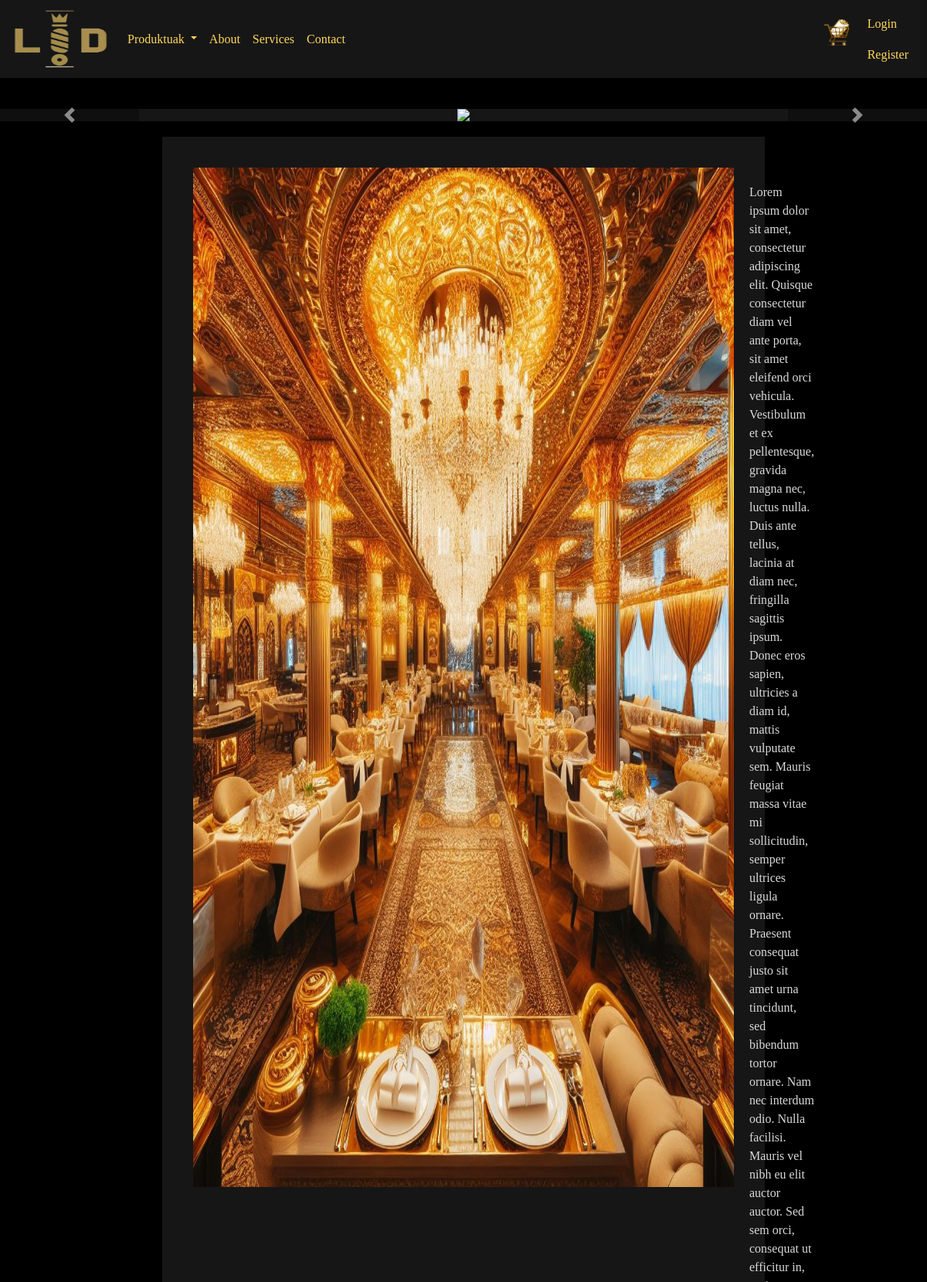
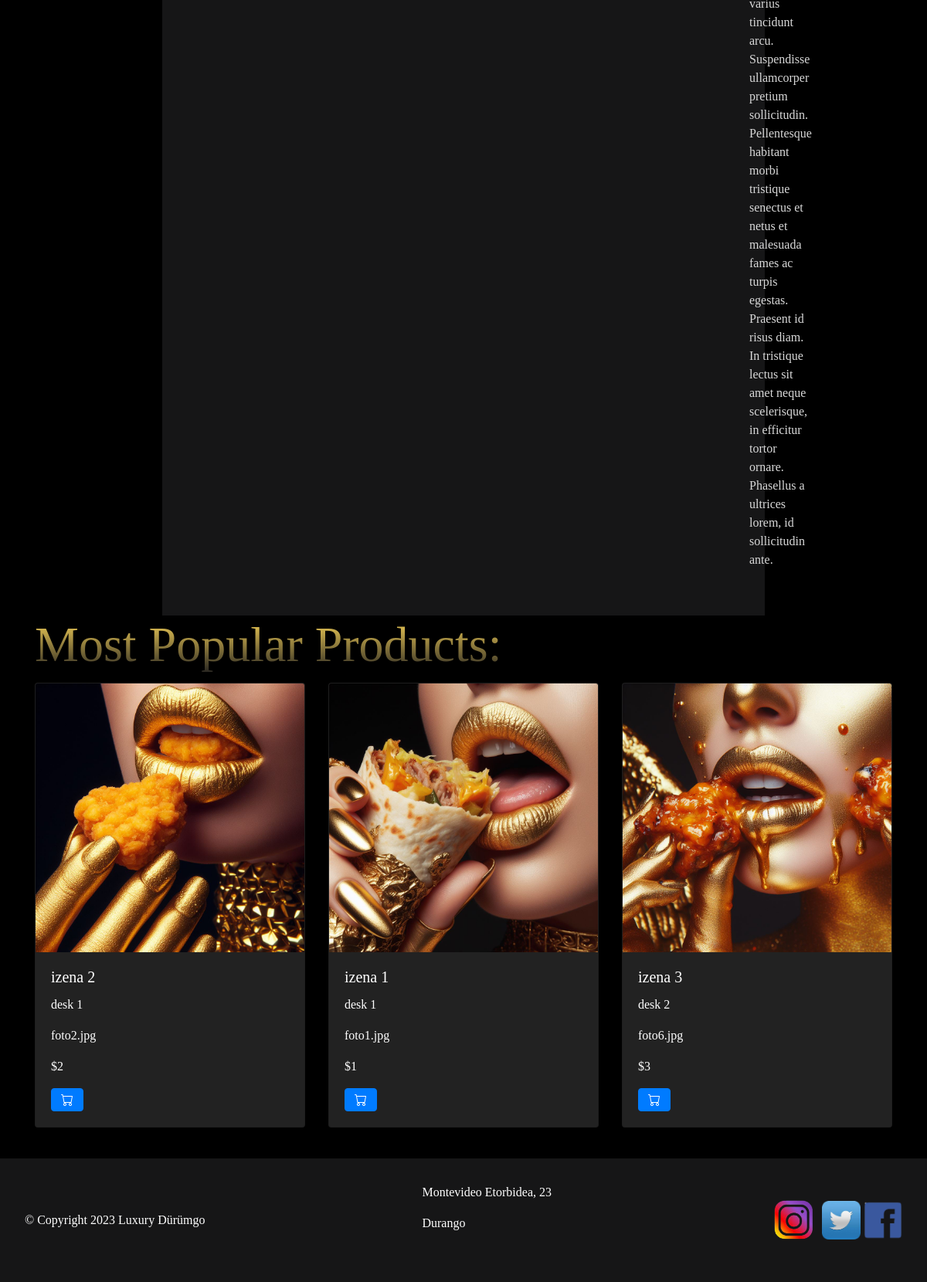
The page / on the database its author committed (2 pictures, top to bottom).
### web/models.py (models this page shows)
class Produktua(models.Model):
    izena = models.CharField(max_length=100,blank=False)
    kategoria = models.CharField(max_length=100,blank=False, default="")
    deskripzioa = models.CharField(max_length=500,blank=False)
    argazkia = models.FilePathField(path="web/static/img/")
    prezioa = models.IntegerField(blank=False)
    stock = models.IntegerField(blank=False)
    pisua = models.IntegerField()
    vip = models.IntegerField(blank=False, default=0)

### web/views.py (the view)
# urls.py: path('', views.index, name='index'),
def index(request):
    izena = request.session.get('izena')
    user_id = request.session.get('id')
    perfil = request.session.get('perfil')
    produktuak = Produktua.objects.all().order_by('stock')[:3]
    context = {
        'izena': izena if izena is not None else '',
        'user_id': user_id if user_id is not None else None,
        'perfil': perfil if perfil is not None else None,
        'produktuak': produktuak
    }
    return render(request, 'index.html', context)

### web/templates/index.html (shortened to what this page needs)
{% extends 'base.html' %}
{% load static %}
    {% block style %}<link rel="stylesheet" href="../static/css/styles.css">{% endblock %}
    {% block content %}
    <div id="myCarousel" class="carousel slide" data-ride="carousel">
        <div class="carousel-inner" id="carousel-content">
        </div>
        <a class="carousel-control-prev" href="#myCarousel" role="button" data-slide="prev">
            <span class="carousel-control-prev-icon" aria-hidden="true"></span>
        </a>
        <a class="carousel-control-next" href="#myCarousel" role="button" data-slide="next">
            <span class="carousel-control-next-icon" aria-hidden="true"></span>
        </a>
    </div>
    <div id="info">
        <img src="../static/img/jangela.jpg">
        <p>Lorem ipsum dolor sit amet, consectetur adipiscing elit. Quisque consectetur diam vel ante porta, sit amet eleifend orci vehicula. Vestibulum et ex pellentesque, gravida magna nec, luctus nulla. Duis ante tellus, lacinia at diam nec, fringilla sagittis ipsum. Donec eros sapien, ultricies a diam id, mattis vulputate sem. Mauris feugiat massa vitae mi sollicitudin, semper ultrices ligula ornare. Praesent consequat justo sit amet urna tincidunt, sed bibendum tortor ornare. Nam nec interdum odio. Nulla facilisi. Mauris vel nibh eu elit auctor auctor. Sed sem orci, consequat ut efficitur in, varius tincidunt arcu. Suspendisse ullamcorper pretium sollicitudin. Pellentesque habitant morbi tristique senectus et netus et malesuada fames ac turpis egestas. Praesent id risus diam. In tristique lectus sit amet neque scelerisque, in efficitur tortor ornare. Phasellus a ultrices lorem, id sollicitudin ante.</p>
    </div>
    <div class="container">
        <h3>Most Popular Products:</h3>
        <div class="row">
            {% for produktua in produktuak %}
            <div class="col-md-4 mb-4">
              <div class="card index-produktua">
                <img src="../static/img/{{ produktua.argazkia }}" class="card-img-top" alt="{{ produktua.izena }}">
                <div class="card-body">
                  <h5 class="card-title">{{ produktua.izena }}</h5>
                  <p class="card-text">{{ produktua.deskripzioa }}</p>
                  <p class="card-text">{{ produktua.argazkia }}</p>
                  <p class="card-text">${{ produktua.prezioa }}</p>
                  <a href="#" class="btn btn-primary"><i class="bi bi-cart"></i></a>
                </div>
              </div>
            </div>
          {% endfor %}
        </div>
    </div>
    {% endblock %}

### web/static/css/styles.css (style rules this page uses)
* { margin: 0; padding: 0; box-sizing: border-box; }
body { display: flex; flex-direction: column; align-items: center; min-height: 100vh; background-color: #000000; font-family: "luxurious roman", serif; margin: 0; padding: 0; }
h3 { margin-bottom: 10px; font-family: "luxurious roman", serif; font-size: 64px; background: linear-gradient(to bottom, #FFD95A, #201f1f); -webkit-background-clip: text; color: transparent; background-clip: text; }
#myCarousel { margin-top: 20px; margin-bottom: 20px; flex: 1; display: flex; width: 100%; }
.carousel-control-prev, .carousel-control-next { background-color: rgba(0, 0, 0, 0.6); }
#info { display: flex; background-color: #161617; color: #D9D9D9; padding: 40px; width: 65%; }
#info img { width: 100%; height: 60%; }
#info p { width: 100%; height: 60%; margin: 20px; }
.index-produktua { background-color: #222; color: #fff; }

### rows shown on the page
Produktua: argazkia (picture), izena "izena 2", deskripzioa "desk 1", argazkia "foto2.jpg", prezioa "2"
Produktua: argazkia (picture), izena "izena 1", deskripzioa "desk 1", argazkia "foto1.jpg", prezioa "1"
Produktua: argazkia (picture), izena "izena 3", deskripzioa "desk 2", argazkia "foto6.jpg", prezioa "3"
